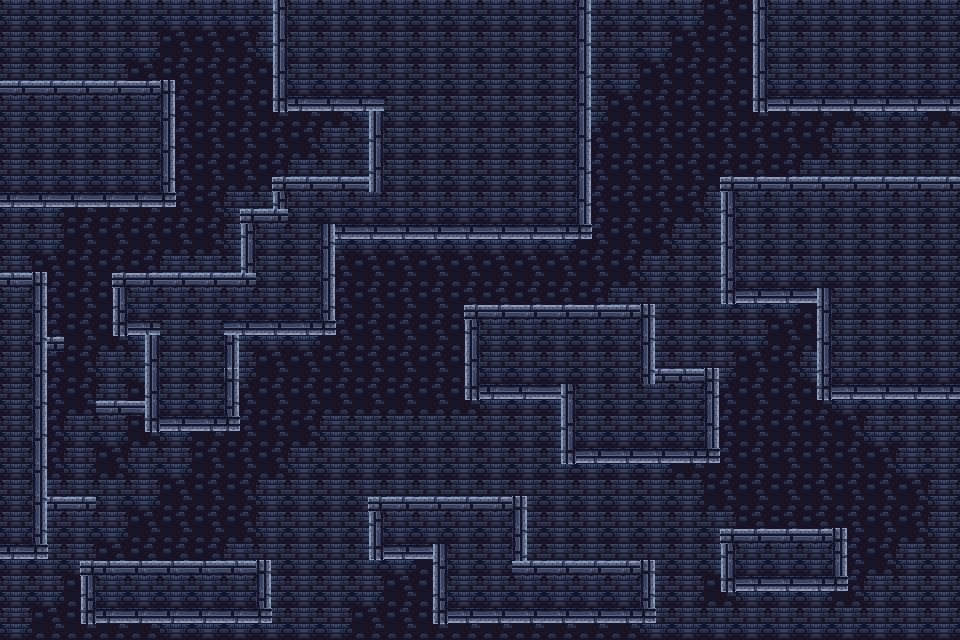

This game map was drawn from its Tiled (.tmx) file and the tilesets committed beside it. A one-line description and the trimmed map source follow:
An orthogonal 30x20 tile map with 32x32 px tiles, 3 tile layers (fondo, chorradas, bloques), 2 tilesets.

<map version="1.10" tiledversion="1.10.2" orientation="orthogonal" renderorder="right-down" width="30" height="20" tilewidth="32" tileheight="32" infinite="0" nextlayerid="6" nextobjectid="1">
 <tileset firstgid="1" name="Dungeon Tile Set" tilewidth="32" tileheight="32" tilecount="63" columns="7">
  <image source="Dungeon Tile Set.png" width="240" height="288" />
 </tileset>
 <tileset firstgid="64" name="file de dungeon aseprite" tilewidth="32" tileheight="32" tilecount="48" columns="8">
  <image source="file de dungeon aseprite.png" width="265" height="199" />
 </tileset>
 <layer id="1" name="fondo" width="30" height="20" locked="1">
  <data>[600 cells, 600 non-empty, 2 distinct tile ids]</data>
 </layer>
 <layer id="5" name="chorradas" width="30" height="20" locked="1">
  <data>[600 cells, 19 non-empty, 1 distinct tile ids]</data>
 </layer>
 <layer id="4" name="bloques" width="30" height="20" locked="1">
  <data>[600 cells, 243 non-empty, 3 distinct tile ids]</data>
 </layer>
</map>
